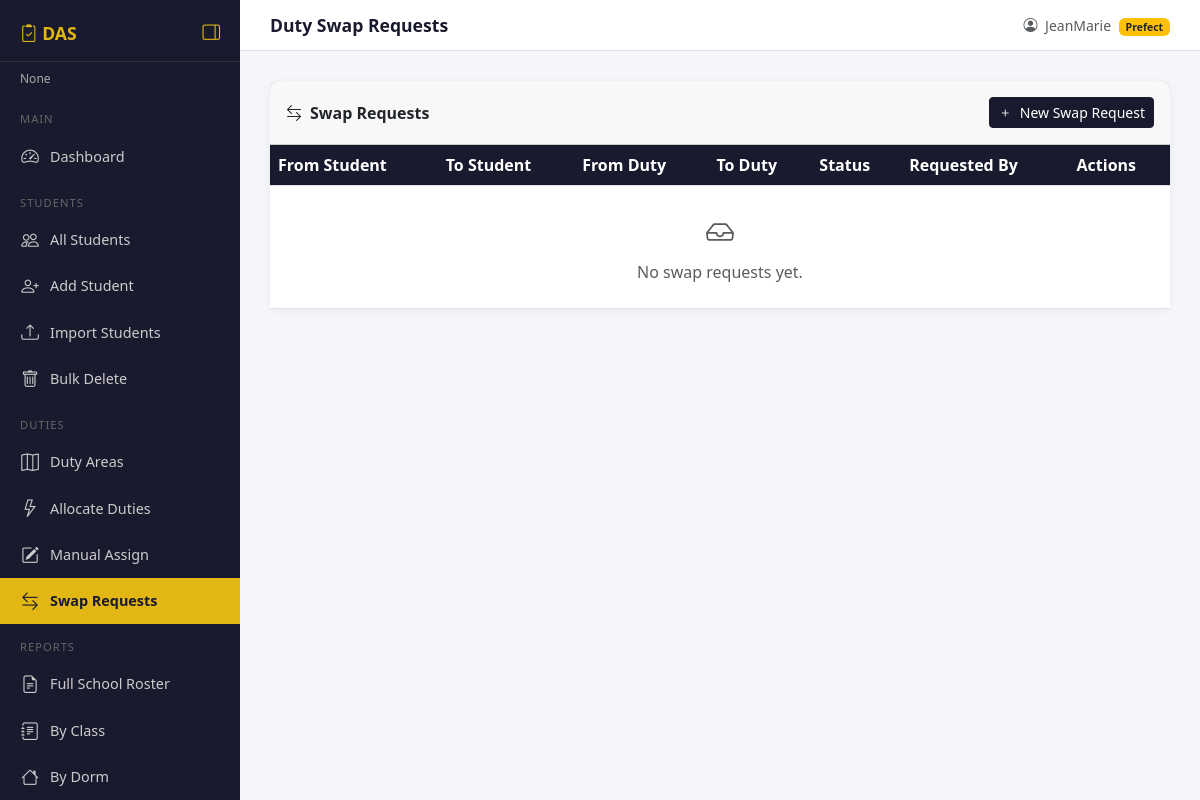
/duties/swaps/ (signed in), run on the app's committed database.
### accounts/models.py (models this page shows, shortened)
class User(AbstractUser):
    ROLES = [
        ('superadmin', 'Super Admin'),
        ('admin', 'School Admin'),
        ('prefect', 'Prefect'),
    ]
    role = models.CharField(max_length=20, choices=ROLES, default='prefect')
    school = models.ForeignKey(
        'schools.School',
        on_delete=models.SET_NULL,
        null=True, blank=True,
        related_name='users'
    )
    def is_school_admin(self):
        return self.role in ['admin', 'superadmin']

### duties/views.py (the view)
# urls.py: path('swaps/',              views.swap_list,         name='swap_list'),
@login_required
def swap_list(request):
    school = get_school(request)
    swaps  = DutySwapRequest.objects.filter(school=school).order_by('-id')
    return render(request, 'duties/swap_list.html', {'swaps': swaps})

### duties/views.py (called while the page is built)
def get_school(request):
    return request.user.school

### templates/duties/swap_list.html (shortened to what this page needs)
{% extends 'base.html' %}
{% block page_title %}Duty Swap Requests{% endblock %}
{% block content %}
<div class="card">
  <div class="card-header d-flex justify-content-between align-items-center py-3">
    <span class="fw-bold"><i class="bi bi-arrow-left-right me-2"></i>Swap Requests</span>
    <a href="{% url 'swap_request' %}" class="btn btn-primary btn-sm">
      <i class="bi bi-plus me-1"></i> New Swap Request
    </a>
  </div>
  <div class="card-body p-0">
    <table class="table table-hover mb-0">
      <thead>
        <tr>
          <th>From Student</th>
          <th>To Student</th>
          <th>From Duty</th>
          <th>To Duty</th>
          <th>Status</th>
          <th>Requested By</th>
          <th>Actions</th>
        </tr>
      </thead>
      <tbody>
        {% for swap in swaps %}
        <tr>
          <td>{{ swap.from_student.get_full_name }}</td>
          <td>{{ swap.to_student.get_full_name }}</td>
          <td>{{ swap.from_duty.label }}</td>
          <td>{{ swap.to_duty.label }}</td>
          <td>
            {% if swap.status == 'pending' %}
              <span class="badge bg-warning text-dark">Pending</span>
            {% elif swap.status == 'approved' %}
              <span class="badge bg-success">Approved</span>
            {% else %}
              <span class="badge bg-danger">Rejected</span>
            {% endif %}
          </td>
          <td class="small text-muted">{{ swap.requested_by }}</td>
          <td>
            {% if swap.status == 'pending' and request.user.is_school_admin %}
            <a href="{% url 'swap_review' swap.pk %}"
               class="btn btn-sm btn-outline-primary">
              <i class="bi bi-eye me-1"></i>Review
            </a>
            {% endif %}
          </td>
        </tr>
        {% empty %}
        <tr>
          <td colspan="7" class="text-center text-muted py-4">
            <i class="bi bi-inbox fs-3 d-block mb-2"></i>
            No swap requests yet.
          </td>
        </tr>
        {% endfor %}
      </tbody>
    </table>
  </div>
</div>
{% endblock %}

### templates/base.html (shortened to what this page needs)
<!DOCTYPE html>
<html lang="en">
<head>
  <link href="https://cdn.jsdelivr.net/npm/bootstrap@5.3.0/dist/css/bootstrap.min.css" rel="stylesheet">
  <link href="https://cdn.jsdelivr.net/npm/bootstrap-icons@1.10.5/font/bootstrap-icons.css" rel="stylesheet">
</head>
<body>
<div class="sidebar" id="sidebar">
  <div class="brand">
    <span class="brand-text">
      <i class="bi bi-clipboard2-check"></i> DAS
    </span>
    <button class="toggle-btn" id="toggleBtn" title="Toggle Sidebar">
      <i class="bi bi-layout-sidebar-reverse" id="toggleIcon"></i>
    </button>
  </div>
  <div class="school-name">{{ request.user.school }}</div>
  <div class="nav-section">Main</div>
  <a href="{% url 'dashboard' %}"
     data-title="Dashboard"
     class="{% if request.resolver_match.url_name == 'dashboard' %}active{% endif %}">
    <i class="bi bi-speedometer2"></i>
    <span class="nav-label">Dashboard</span>
  </a>
  <div class="nav-section">Students</div>
  <a href="{% url 'student_list' %}"
     data-title="All Students"
     class="{% if request.resolver_match.url_name == 'student_list' %}active{% endif %}">
    <i class="bi bi-people"></i>
    <span class="nav-label">All Students</span>
  </a>
  <a href="{% url 'student_create' %}"
     data-title="Add Student"
     class="{% if request.resolver_match.url_name == 'student_create' %}active{% endif %}">
    <i class="bi bi-person-plus"></i>
    <span class="nav-label">Add Student</span>
  </a>
  <a href="{% url 'student_import' %}"
     data-title="Import Students"
     class="{% if request.resolver_match.url_name == 'student_import' %}active{% endif %}">
    <i class="bi bi-upload"></i>
    <span class="nav-label">Import Students</span>
  </a>
  <a href="{% url 'student_bulk_delete' %}"
     data-title="Bulk Delete"
     class="{% if request.resolver_match.url_name == 'student_bulk_delete' %}active{% endif %}">
    <i class="bi bi-trash"></i>
    <span class="nav-label">Bulk Delete</span>
  </a>
  <div class="nav-section">Duties</div>
  <a href="{% url 'duty_area_list' %}"
     data-title="Duty Areas"
     class="{% if request.resolver_match.url_name == 'duty_area_list' %}active{% endif %}">
    <i class="bi bi-map"></i>
    <span class="nav-label">Duty Areas</span>
  </a>
  <a href="{% url 'allocate' %}"
     data-title="Allocate Duties"
     class="{% if request.resolver_match.url_name == 'allocate' %}active{% endif %}">
    <i class="bi bi-lightning"></i>
    <span class="nav-label">Allocate Duties</span>
  </a>
  <a href="{% url 'manual_assign' %}"
     data-title="Manual Assign"
     class="{% if request.resolver_match.url_name == 'manual_assign' %}active{% endif %}">
    <i class="bi bi-pencil-square"></i>
    <span class="nav-label">Manual Assign</span>
  </a>
  <a href="{% url 'swap_list' %}"
     data-title="Swap Requests"
     class="{% if request.resolver_match.url_name == 'swap_list' %}active{% endif %}">
    <i class="bi bi-arrow-left-right"></i>
    <span class="nav-label">Swap Requests</span>
  </a>
  <div class="nav-section">Reports</div>
  <a href="{% url 'report_full_school' %}"
     data-title="Full School Roster"
     class="{% if request.resolver_match.url_name == 'report_full_school' %}active{% endif %}">
    <i class="bi bi-file-earmark-text"></i>
    <span class="nav-label">Full School Roster</span>
  </a>
  <a href="{% url 'report_by_class' %}"
     data-title="By Class"
     class="{% if request.resolver_match.url_name == 'report_by_class' %}active{% endif %}">
    <i class="bi bi-journal-text"></i>
    <span class="nav-label">By Class</span>
  </a>
  <a href="{% url 'report_by_dorm' %}"
     data-title="By Dorm"
     class="{% if request.resolver_match.url_name == 'report_by_dorm' %}active{% endif %}">
    <i class="bi bi-house"></i>
    <span class="nav-label">By Dorm</span>
  </a>
  </div>
<div class="main-content" id="mainContent">
  <div class="topbar">
    <span class="page-title">{% block page_title %}Dashboard{% endblock %}</span>
    <span class="text-muted small">
      <i class="bi bi-person-circle me-1"></i>
      {{ request.user.get_full_name|default:request.user.username }}
      <span class="badge bg-warning text-dark ms-1">
        {{ request.user.get_role_display }}
      </span>
    </span>
  </div>
  <div class="content-area">
    {% block content %}{% endblock %}
  </div>
</div>
</body>
</html>

### templates/base.html (style rules this page uses)
body { background: #f4f6f9; font-family: 'Segoe UI', sans-serif; }
.sidebar { min-height: 100vh; background: #1a1a2e; color: white; width: 240px; position: fixed; top: 0; left: 0; bottom: 0; padding-top: 20px; z-index: 100; overflow-y: scroll; overflow-x: hidden; transition: width 0.25s ease; }
.sidebar .brand { font-size: 1.1rem; font-weight: 700; color: #e2b714; padding: 0 20px 15px; border-bottom: 1px solid #333; display: flex; align-items: center; justify-content: space-between; white-space: nowrap; }
.brand-text { transition: opacity 0.2s ease; }
.toggle-btn { background: none; border: none; color: #e2b714; cursor: pointer; font-size: 1.1rem; padding: 0; line-height: 1; flex-shrink: 0; }
.sidebar .school-name { font-size: 0.75rem; color: #aaa; padding: 8px 20px; white-space: nowrap; overflow: hidden; text-overflow: ellipsis; transition: opacity 0.2s; }
.sidebar .nav-section { font-size: 0.7rem; color: #666; padding: 15px 20px 5px; text-transform: uppercase; letter-spacing: 1px; white-space: nowrap; transition: opacity 0.2s; }
.sidebar a { display: flex; align-items: center; color: #ccc; text-decoration: none; padding: 10px 20px; font-size: 0.9rem; transition: background 0.2s, color 0.2s; white-space: nowrap; }
.sidebar a.active { background: #e2b714; color: #1a1a2e; font-weight: 700; }
.sidebar a i { font-size: 1.1rem; flex-shrink: 0; width: 20px; text-align: center; }
.nav-label { margin-left: 10px; transition: opacity 0.2s; }
.main-content { margin-left: 240px; padding: 0; transition: margin-left 0.25s ease; }
.topbar { background: white; border-bottom: 1px solid #e0e0e0; padding: 12px 30px; display: flex; justify-content: space-between; align-items: center; position: sticky; top: 0; z-index: 99; }
.topbar .page-title { font-weight: 600; font-size: 1.1rem; color: #1a1a2e; }
.content-area { padding: 30px; }
.card { border: none; border-radius: 10px; box-shadow: 0 2px 8px rgba(0,0,0,0.06); }
.btn-primary { background: #1a1a2e; border-color: #1a1a2e; }
.table th { background: #1a1a2e; color: white; }

### data on the page
User: user.school "None", user.get_full_name "JeanMarie", user.role "Prefect"
